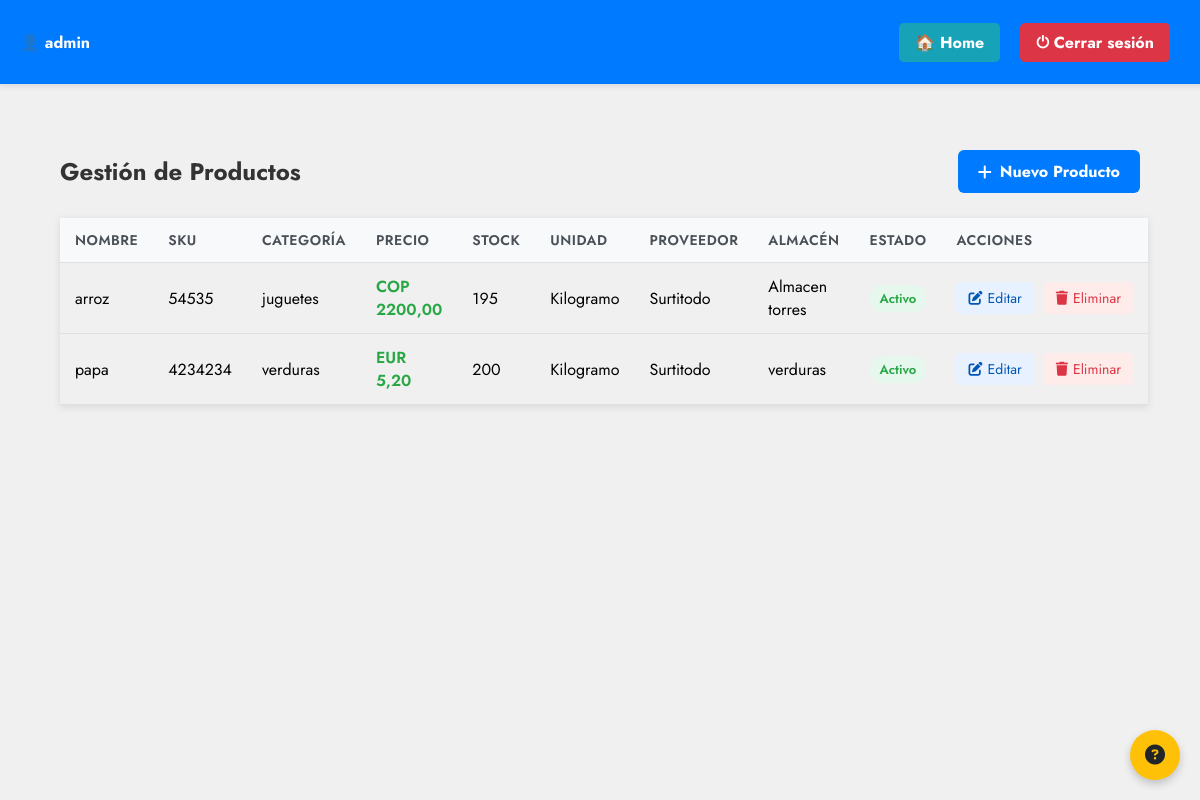
/productos/ (signed in), run on the app's committed database.
### account/models.py (models this page shows, shortened)
class Usuario(AbstractUser):
    rol = models.ForeignKey('Rol', on_delete=models.SET_NULL, null=True, blank=True)
    estado = models.BooleanField(default=True)
    nombres = models.CharField(max_length=100, blank=True, null=True)
    apellidos = models.CharField(max_length=100, blank=True, null=True)
    class Meta:
        verbose_name = 'Usuario'
        verbose_name_plural = 'Usuarios'

class Producto(models.Model):
    UNIDAD_CHOICES = [
        ('kg', 'Kilogramo'),
        ('ml', 'Mililitro'),
        ('litro', 'Litro'),
        ('unidad', 'Unidad'),
    ]
    MONEDA_CHOICES = [
        ('COP', 'Peso colombiano'),
        ('USD', 'Dólar estadounidense'),
        ('EUR', 'Euro'),
    ]
    nombre = models.CharField(max_length=100)
    descripcion = models.TextField(blank=True, null=True)
    categoria = models.ForeignKey(Categoria, on_delete=models.SET_NULL, null=True, blank=True)
    precio_unitario = models.DecimalField(max_digits=10, decimal_places=2)
    moneda = models.CharField(max_length=3, choices=MONEDA_CHOICES, default='COP')
    cantidad = models.PositiveIntegerField(default=0)
    unidad = models.CharField(max_length=20, choices=UNIDAD_CHOICES, default='unidad')
    sku = models.CharField(max_length=100, unique=True)
    proveedor = models.ForeignKey(Proveedor, on_delete=models.SET_NULL, null=True, blank=True)
    almacen = models.ForeignKey(Almacen, on_delete=models.SET_NULL, null=True, blank=True)
    estado = models.BooleanField(default=True)
    fecha_creacion = models.DateTimeField(auto_now_add=True)
    fecha_modificacion = models.DateTimeField(auto_now=True)
    class Meta:
        verbose_name = 'Producto'
        verbose_name_plural = 'Productos'
        ordering = ['nombre']

class Categoria(models.Model):
    nombre = models.CharField(max_length=100, unique=True)
    descripcion = models.TextField(blank=True, null=True)
    estado = models.BooleanField(default=True)
    icono = models.CharField(max_length=50, default='tag')
    class Meta:
        verbose_name = 'Categoría'
        verbose_name_plural = 'Categorías'
        ordering = ['nombre']

class Proveedor(models.Model):
    nombre = models.CharField(max_length=100, unique=True)
    contacto = models.CharField(max_length=100, blank=True, null=True)
    telefono = models.CharField(max_length=20, blank=True, null=True)
    email = models.EmailField(blank=True, null=True)
    direccion = models.TextField(blank=True, null=True)
    nit = models.CharField(max_length=20, unique=True, blank=True, null=True)
    estado = models.BooleanField(default=True)
    class Meta:
        verbose_name = 'Proveedor'
        verbose_name_plural = 'Proveedores'
        ordering = ['nombre']

class Almacen(models.Model):
    nombre = models.CharField(max_length=100, unique=True)
    numero = models.CharField(max_length=20, unique=True, blank=True, null=True)
    ubicacion = models.TextField(blank=True, null=True)
    capacidad = models.DecimalField(max_digits=10, decimal_places=2, default=0.0)
    responsable = models.ForeignKey(Usuario, on_delete=models.SET_NULL, null=True, blank=True)
    estado = models.BooleanField(default=True)
    class Meta:
        verbose_name = 'Almacén'
        verbose_name_plural = 'Almacenes'
        ordering = ['nombre']

### account/views.py (the view)
# urls.py: path('productos/', productos_listar, name='productos_listar'),
@login_required_custom
@role_required(module='productos', action='leer')
def productos_listar(request):
    productos = Producto.objects.select_related('categoria', 'proveedor', 'almacen').all().order_by('nombre')
    permisos = {
        'leer': _user_has_permission(request.user, 'productos', 'leer'),
        'editar': _user_has_permission(request.user, 'productos', 'actualizar'),
        'eliminar': _user_has_permission(request.user, 'productos', 'eliminar'),
        'crear': _user_has_permission(request.user, 'productos', 'crear'),
    }
    return render(request, 'account/productos_listar.html', {
        'productos': productos,
        'titulo': 'Lista de Productos',
        'permisos': permisos,
    })

### account/templates/account/productos_listar.html (shortened to what this page needs)
{% load static %}
<!DOCTYPE html>
<html lang="es">
<head>
    <link rel="stylesheet" href="{% static 'account/css/productos.css' %}">
    <link rel="stylesheet" href="https://cdnjs.cloudflare.com/ajax/libs/font-awesome/6.5.0/css/all.min.css">
</head>
<button id="help-btn" class="help-btn" title="Ayuda">
    <i class="fas fa-question-circle"></i>
</button>
<body class="productos-lista">
    <div class="topbar">
        <div class="user-info">👤 {{ user.username }}</div>
        <div class="actions">
            <a href="{% url 'dashboard' %}" class="home-btn">🏠 Home</a>
            <a href="{% url 'logout' %}" class="logout-btn">⏻ Cerrar sesión</a>
        </div>
    </div>
    <div class="container">
        <div class="header">
            <h1 class="title">Gestión de Productos</h1>
            {% if permisos.crear %}
                <a href="{% url 'producto_crear' %}" class="btn btn-primary">
                    <i class="fas fa-plus"></i> Nuevo Producto
                </a>
            {% endif %}
        </div>
        <table class="products-table">
            <thead>
                <tr>
                    <th>Nombre</th>
                    <th>SKU</th>
                    <th>Categoría</th>
                    <th>Precio</th>
                    <th>Stock</th>
                    <th>Unidad</th>
                    <th>Proveedor</th>
                    <th>Almacén</th>
                    <th>Estado</th>
                    {% if permisos.editar or permisos.eliminar %}
                        <th>Acciones</th>
                    {% endif %}
                </tr>
            </thead>
            <tbody>
                {% for producto in productos %}
                <tr>
                    <td>{{ producto.nombre }}</td>
                    <td>{{ producto.sku }}</td>
                    <td>{{ producto.categoria.nombre|default:"Desconocida" }}</td>
                    <td class="price">{{ producto.moneda }} {{ producto.precio_unitario }}</td>
                    <td class="{% if producto.cantidad < 5 %}stock-critical{% elif producto.cantidad < 15 %}stock-low{% endif %}">
                        {{ producto.cantidad }}
                    </td>
                    <td>{{ producto.get_unidad_display }}</td>
                    <td>{{ producto.proveedor.nombre|default:"Desconocido" }}</td>
                    <td>{{ producto.almacen.nombre|default:"N/A" }}</td>
                    <td>
                        <span class="status {% if producto.estado %}status-active{% else %}status-inactive{% endif %}">
                            {{ producto.estado|yesno:"Activo,Inactivo" }}
                        </span>
                    </td>
                    <td>
                        <div class="action-links">
                            {% if permisos.editar %}
                                <a href="{% url 'producto_editar' producto.id %}" class="action-link edit-link">
                                    <i class="fas fa-edit"></i> Editar
                                </a>
                            {% endif %}
                            {% if permisos.eliminar %}
                                <a href="{% url 'producto_eliminar' producto.id %}" class="action-link delete-link">
                                    <i class="fas fa-trash"></i> Eliminar
                                </a>
                            {% endif %}
                        </div>
                    </td>
                </tr>
                {% endfor %}
            </tbody>
        </table>
    </div>
</body>
</html>

### account/static/account/css/productos.css (style rules this page uses)
body { font-family: 'Jost', sans-serif; background: #f2f2f2; margin: 0; padding: 0; }
body.productos-lista { margin: 0; padding-top: 120px; background: #f0f0f0; }
.topbar { background: #007bff; color: white; padding: 12px 20px; display: flex; justify-content: space-between; align-items: center; width: 100%; position: fixed; top: 0; left: 0; box-shadow: 0 2px 6px rgba(0,0,0,0.1); z-index: 1000; height: 60px; }
.topbar .user-info { font-weight: bold; display: flex; align-items: center; gap: 15px; }
.topbar .actions { display: flex; gap: 10px; margin-right: 50px; }
.topbar a { border: none; padding: 8px 16px; border-radius: 5px; text-decoration: none; font-weight: bold; cursor: pointer; margin-left: 10px; color: white; }
.topbar .home-btn { background: #17a2b8; }
.topbar .logout-btn { background: #dc3545; }
.container { width: 90%; max-width: 1200px; margin: 30px auto; font-family: 'Jost', sans-serif; }
.header { display: flex; justify-content: space-between; align-items: center; margin-bottom: 25px; flex-wrap: wrap; gap: 15px; }
.title { font-size: 24px; color: #333; margin: 0; }
.btn { display: inline-flex; align-items: center; gap: 8px; padding: 10px 20px; border-radius: 6px; text-decoration: none; font-weight: bold; transition: all 0.3s; }
.btn-primary { background-color: #007bff; color: white; }
.products-table { width: 100%; border-collapse: collapse; margin-top: 20px; box-shadow: 0 2px 8px rgba(0,0,0,0.1); }
.products-table th, .products-table td { padding: 12px 15px; text-align: left; border-bottom: 1px solid #e0e0e0; }
.products-table th { background-color: #f8f9fa; font-weight: 600; color: #495057; text-transform: uppercase; font-size: 14px; letter-spacing: 0.5px; }
.status { display: inline-block; padding: 4px 10px; border-radius: 12px; font-size: 13px; font-weight: 600; }
.status-active { background-color: #e6f7ee; color: #28a745; }
.price { font-weight: 600; color: #28a745; }
.action-links { display: flex; gap: 10px; }
.action-link { display: inline-flex; align-items: center; gap: 5px; padding: 6px 12px; border-radius: 4px; text-decoration: none; font-size: 14px; transition: all 0.2s; }
.edit-link { background-color: #e7f1ff; color: #0056b3; }
.delete-link { background-color: #fdecea; color: #dc3545; }
.help-btn { position: fixed; bottom: 20px; right: 20px; background: #ffc107; color: #212529; border: none; border-radius: 50%; width: 50px; height: 50px; font-size: 20px; cursor: pointer; box-shadow: 0 4px 8px rgba(0,0,0,0.2); z-index: 1000; }

### data on the page
Usuario: username "admin"
Producto: nombre "arroz", sku "54535", categoria.nombre "juguetes", moneda "COP", precio_unitario "2200,00", cantidad "195", unidad "Kilogramo", proveedor.nombre "Surtitodo", almacen.nombre "Almacen torres", estado "Activo"
Producto: nombre "papa", sku "4234234", categoria.nombre "verduras", moneda "EUR", precio_unitario "5,20", cantidad "200", unidad "Kilogramo", proveedor.nombre "Surtitodo", almacen.nombre "verduras", estado "Activo"
